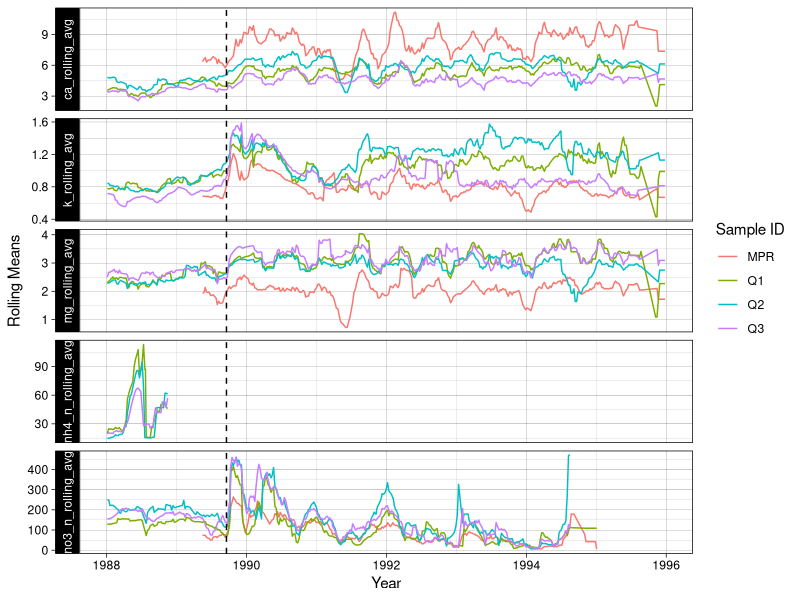

Write R code to recreate this figure.
## ---- chunk 1
# If you don't have these libraries downloaded use the install.packages.R script in scripts/supporting code
## ---- chunk 2
#loading in libraries
library(dplyr)
library(tidyverse)
library(slider)
## ---- chunk 3
# Reading in CSVs
# I cleaned the Data on a seperate R script called clean_code.qmd in Scripts/Supporting Code
q1_unique <-read_csv(here::here("outputs", "cleaned_data", "q1_unique.csv"))
q2_unique <- read_csv(here::here("outputs", "cleaned_data", "q2_unique.csv"))
q3_unique <- read_csv(here::here("outputs", "cleaned_data", "q3_unique.csv"))
prm_unique <- read_csv(here::here("outputs", "cleaned_data", "prm_unique.csv"))


## ---- chunk 4
# Calculation centered moving average for NH4_N, Ca, Mg, NO3_N, and K for each data with a 9 week sliding window.
# Calculation moving average for Q1
q1collumns <- c("nh4_n", "ca", "mg", "no3_n", "k")
for (col in q1collumns) {
  q1_unique <- q1_unique %>% # Won't work with |> pipes. 
    mutate(
      !!paste0(col, "_rolling_avg") := slide_index_dbl(
        .x = .[[col]],
        .i = sample_date,
        .f = ~mean(.x, na.rm = TRUE),
        .before = (7*9)/2,   
        .after  = (7*9)/2,
        .complete = FALSE
      )
    )
}

# Calculation moving average for Q2
q2collumns <- c("nh4_n", "ca", "mg", "no3_n", "k")
for (col in q2collumns) {
  q2_unique <- q2_unique %>%
    mutate(
      !!paste0(col, "_rolling_avg") := slide_index_dbl(
        .x = .[[col]],
        .i = sample_date,
        .f = ~mean(.x, na.rm = TRUE),  
        .before = (7*9)/2,
        .after  = (7*9)/2,
        .complete = FALSE
      )
    )
}

# Calculation moving average for Q3
q3collumns <- c("nh4_n", "ca", "mg", "no3_n", "k")
for (col in q3collumns) {
  q3_unique <- q3_unique %>%
    mutate(
      !!paste0(col, "_rolling_avg") := slide_index_dbl(
        .x = .[[col]],
        .i = sample_date,
        .f = ~mean(.x, na.rm = TRUE),  
        .before = (7*9)/2, 
        .after  = (7*9)/2,
        .complete = FALSE
      )
    )
}

# Calculation moving average for Q3
prmcollumns <- c("nh4_n", "ca", "mg", "no3_n", "k")
for (col in prmcollumns) {
  prm_unique <- prm_unique %>%
    mutate(
      !!paste0(col, "_rolling_avg") := slide_index_dbl(
        .x = .[[col]],
        .i = sample_date,
        .f = ~mean(.x, na.rm = TRUE),
        .before = (7*9)/2,
        .after  = (7*9)/2,
        .complete = FALSE
      )
    )
}

# Combing all data sets(q1_unique, q2_unique, q3_unique, prm_unique) into one.
river_df <- bind_rows(q1_unique, q2_unique, q3_unique, prm_unique)

# Pivoting longer so I can facet wrap my ggplot for contaminants
river_long <- pivot_longer(data = river_df, 
                           cols =  c("nh4_n_rolling_avg", "ca_rolling_avg", 
                                     "mg_rolling_avg", "no3_n_rolling_avg", "k_rolling_avg"), 
                           names_to = "contaminant",
                           values_to = "rolling_avgs")
## ---- chunk 5
# Generates ggplot ,strip.position = "left"
hurricane_date <- ymd("1989-09-18")

# Removes the NAs in rolling_avgs
ggplot(data = river_long %>% 
         filter(!is.na(rolling_avgs)),
  aes(x = sample_date, y = rolling_avgs, color = sample_id)) +
  geom_line() + facet_wrap(~contaminant, scales = "free_y", ncol = 1,strip.position = "left" ) +
  theme_linedraw()+ labs(x = "Year", y = "Rolling Means", color = "Sample ID") + 
  geom_vline(xintercept = hurricane_date, linetype = "dashed")
